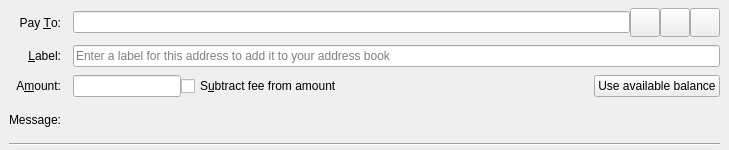
<?xml version="1.0" encoding="UTF-8"?>
<ui version="4.0">
 <class>SendCoinsEntry</class>
 <widget class="QStackedWidget" name="SendCoinsEntry">
  <property name="geometry">
   <rect>
    <x>0</x>
    <y>0</y>
    <width>729</width>
    <height>150</height>
   </rect>
  </property>
  <property name="focusPolicy">
   <enum>Qt::TabFocus</enum>
  </property>
  <property name="autoFillBackground">
   <bool>false</bool>
  </property>
  <widget class="QFrame" name="SendCoins">
   <property name="frameShape">
    <enum>QFrame::NoFrame</enum>
   </property>
   <layout class="QGridLayout" name="gridLayout">
    <property name="topMargin">
     <number>8</number>
    </property>
    <property name="bottomMargin">
     <number>4</number>
    </property>
    <property name="horizontalSpacing">
     <number>12</number>
    </property>
    <property name="verticalSpacing">
     <number>8</number>
    </property>
    <item row="0" column="0">
     <widget class="QLabel" name="payToLabel">
      <property name="text">
       <string>Pay &amp;To:</string>
      </property>
      <property name="alignment">
       <set>Qt::AlignRight|Qt::AlignTrailing|Qt::AlignVCenter</set>
      </property>
      <property name="buddy">
       <cstring>payTo</cstring>
      </property>
     </widget>
    </item>
    <item row="0" column="1">
     <layout class="QHBoxLayout" name="payToLayout">
      <property name="spacing">
       <number>0</number>
      </property>
      <item>
       <widget class="QValidatedLineEdit" name="payTo">
        <property name="toolTip">
         <string>The MCA address to send the payment to</string>
        </property>
       </widget>
      </item>
      <item>
       <widget class="QToolButton" name="addressBookButton">
        <property name="toolTip">
         <string>Choose previously used address</string>
        </property>
        <property name="text">
         <string/>
        </property>
        <property name="icon">
         <iconset resource="../bitcoin.qrc">
          <normaloff>:/icons/address-book</normaloff>:/icons/address-book</iconset>
        </property>
        <property name="iconSize">
         <size>
          <width>22</width>
          <height>22</height>
         </size>
        </property>
        <property name="shortcut">
         <string>Alt+A</string>
        </property>
       </widget>
      </item>
      <item>
       <widget class="QToolButton" name="pasteButton">
        <property name="toolTip">
         <string>Paste address from clipboard</string>
        </property>
        <property name="text">
         <string/>
        </property>
        <property name="icon">
         <iconset resource="../bitcoin.qrc">
          <normaloff>:/icons/editpaste</normaloff>:/icons/editpaste</iconset>
        </property>
        <property name="iconSize">
         <size>
          <width>22</width>
          <height>22</height>
         </size>
        </property>
        <property name="shortcut">
         <string>Alt+P</string>
        </property>
       </widget>
      </item>
      <item>
       <widget class="QToolButton" name="deleteButton">
        <property name="toolTip">
         <string>Remove this entry</string>
        </property>
        <property name="text">
         <string/>
        </property>
        <property name="icon">
         <iconset resource="../bitcoin.qrc">
          <normaloff>:/icons/remove</normaloff>:/icons/remove</iconset>
        </property>
        <property name="iconSize">
         <size>
          <width>22</width>
          <height>22</height>
         </size>
        </property>
       </widget>
      </item>
     </layout>
    </item>
    <item row="1" column="0">
     <widget class="QLabel" name="labellLabel">
      <property name="text">
       <string>&amp;Label:</string>
      </property>
      <property name="alignment">
       <set>Qt::AlignRight|Qt::AlignTrailing|Qt::AlignVCenter</set>
      </property>
      <property name="buddy">
       <cstring>addAsLabel</cstring>
      </property>
     </widget>
    </item>
    <item row="1" column="1">
     <widget class="QLineEdit" name="addAsLabel">
      <property name="toolTip">
       <string>Enter a label for this address to add it to the list of used addresses</string>
      </property>
      <property name="placeholderText">
       <string>Enter a label for this address to add it to your address book</string>
      </property>
     </widget>
    </item>
    <item row="2" column="0">
     <widget class="QLabel" name="amountLabel">
      <property name="text">
       <string>A&amp;mount:</string>
      </property>
      <property name="alignment">
       <set>Qt::AlignRight|Qt::AlignTrailing|Qt::AlignVCenter</set>
      </property>
      <property name="buddy">
       <cstring>payAmount</cstring>
      </property>
     </widget>
    </item>
    <item row="2" column="1">
     <layout class="QHBoxLayout" name="horizontalLayoutAmount" stretch="0,1,0">
      <item>
       <widget class="BitcoinAmountField" name="payAmount">
         <property name="toolTip">
          <string>The amount to send in the selected unit</string>
         </property>
       </widget>
      </item>
      <item>
       <widget class="QCheckBox" name="checkboxSubtractFeeFromAmount">
        <property name="toolTip">
         <string>The fee will be deducted from the amount being sent. The recipient will receive less bitcoins than you enter in the amount field. If multiple recipients are selected, the fee is split equally.</string>
        </property>
        <property name="text">
         <string>S&amp;ubtract fee from amount</string>
        </property>
       </widget>
      </item>
      <item>
       <widget class="QPushButton" name="useAvailableBalanceButton">
        <property name="text">
         <string>Use available balance</string>
        </property>
       </widget>
      </item>
     </layout>
    </item>
    <item row="3" column="0">
     <widget class="QLabel" name="messageLabel">
      <property name="text">
       <string>Message:</string>
      </property>
      <property name="alignment">
       <set>Qt::AlignRight|Qt::AlignTrailing|Qt::AlignVCenter</set>
      </property>
     </widget>
    </item>
    <item row="3" column="1">
     <widget class="QLabel" name="messageTextLabel">
      <property name="toolTip">
       <string/>
      </property>
      <property name="textFormat">
       <enum>Qt::PlainText</enum>
      </property>
     </widget>
    </item>
    <item row="4" column="0" colspan="2">
     <widget class="Line" name="line">
      <property name="orientation">
       <enum>Qt::Horizontal</enum>
      </property>
     </widget>
    </item>
   </layout>
  </widget>
  <widget class="QFrame" name="SendCoins_UnauthenticatedPaymentRequest">
   <property name="palette">
    <palette>
     <active>
      <colorrole role="WindowText">
       <brush brushstyle="SolidPattern">
        <color alpha="255">
         <red>0</red>
         <green>0</green>
         <blue>0</blue>
        </color>
       </brush>
      </colorrole>
      <colorrole role="Button">
       <brush brushstyle="SolidPattern">
        <color alpha="255">
         <red>255</red>
         <green>255</green>
         <blue>127</blue>
        </color>
       </brush>
      </colorrole>
      <colorrole role="Light">
       <brush brushstyle="SolidPattern">
        <color alpha="255">
         <red>255</red>
         <green>255</green>
         <blue>255</blue>
        </color>
       </brush>
      </colorrole>
      <colorrole role="Midlight">
       <brush brushstyle="SolidPattern">
        <color alpha="255">
         <red>255</red>
         <green>255</green>
         <blue>191</blue>
        </color>
       </brush>
      </colorrole>
      <colorrole role="Dark">
       <brush brushstyle="SolidPattern">
        <color alpha="255">
         <red>127</red>
         <green>127</green>
         <blue>63</blue>
        </color>
       </brush>
      </colorrole>
      <colorrole role="Mid">
       <brush brushstyle="SolidPattern">
        <color alpha="255">
         <red>170</red>
         <green>170</green>
         <blue>84</blue>
        </color>
       </brush>
      </colorrole>
      <colorrole role="Text">
       <brush brushstyle="SolidPattern">
        <color alpha="255">
         <red>0</red>
         <green>0</green>
         <blue>0</blue>
        </color>
       </brush>
      </colorrole>
      <colorrole role="BrightText">
       <brush brushstyle="SolidPattern">
        <color alpha="255">
         <red>255</red>
         <green>255</green>
         <blue>255</blue>
        </color>
       </brush>
      </colorrole>
      <colorrole role="ButtonText">
       <brush brushstyle="SolidPattern">
        <color alpha="255">
         <red>0</red>
         <green>0</green>
         <blue>0</blue>
        </color>
       </brush>
      </colorrole>
      <colorrole role="Base">
       <brush brushstyle="SolidPattern">
        <color alpha="255">
         <red>255</red>
         <green>255</green>
         <blue>255</blue>
        </color>
       </brush>
      </colorrole>
      <colorrole role="Window">
       <brush brushstyle="SolidPattern">
        <color alpha="255">
         <red>255</red>
         <green>255</green>
         <blue>127</blue>
        </color>
       </brush>
      </colorrole>
      <colorrole role="Shadow">
       <brush brushstyle="SolidPattern">
        <color alpha="255">
         <red>0</red>
         <green>0</green>
         <blue>0</blue>
        </color>
       </brush>
      </colorrole>
      <colorrole role="AlternateBase">
       <brush brushstyle="SolidPattern">
        <color alpha="255">
         <red>255</red>
         <green>255</green>
         <blue>191</blue>
        </color>
       </brush>
      </colorrole>
      <colorrole role="ToolTipBase">
       <brush brushstyle="SolidPattern">
        <color alpha="255">
         <red>255</red>
         <green>255</green>
         <blue>220</blue>
        </color>
       </brush>
      </colorrole>
      <colorrole role="ToolTipText">
       <brush brushstyle="SolidPattern">
        <color alpha="255">
         <red>0</red>
         <green>0</green>
         <blue>0</blue>
        </color>
       </brush>
      </colorrole>
     </active>
     <inactive>
      <colorrole role="WindowText">
       <brush brushstyle="SolidPattern">
        <color alpha="255">
         <red>0</red>
         <green>0</green>
         <blue>0</blue>
        </color>
       </brush>
      </colorrole>
      <colorrole role="Button">
       <brush brushstyle="SolidPattern">
        <color alpha="255">
         <red>255</red>
         <green>255</green>
         <blue>127</blue>
        </color>
       </brush>
      </colorrole>
      <colorrole role="Light">
       <brush brushstyle="SolidPattern">
        <color alpha="255">
         <red>255</red>
         <green>255</green>
         <blue>255</blue>
        </color>
       </brush>
      </colorrole>
      <colorrole role="Midlight">
       <brush brushstyle="SolidPattern">
        <color alpha="255">
         <red>255</red>
         <green>255</green>
         <blue>191</blue>
        </color>
       </brush>
      </colorrole>
      <colorrole role="Dark">
       <brush brushstyle="SolidPattern">
        <color alpha="255">
         <red>127</red>
         <green>127</green>
         <blue>63</blue>
        </color>
       </brush>
      </colorrole>
      <colorrole role="Mid">
       <brush brushstyle="SolidPattern">
        <color alpha="255">
         <red>170</red>
         <green>170</green>
         <blue>84</blue>
        </color>
       </brush>
      </colorrole>
      <colorrole role="Text">
       <brush brushstyle="SolidPattern">
        <color alpha="255">
         <red>0</red>
         <green>0</green>
         <blue>0</blue>
        </color>
       </brush>
      </colorrole>
      <colorrole role="BrightText">
       <brush brushstyle="SolidPattern">
        <color alpha="255">
         <red>255</red>
         <green>255</green>
         <blue>255</blue>
        </color>
       </brush>
      </colorrole>
      <colorrole role="ButtonText">
       <brush brushstyle="SolidPattern">
        <color alpha="255">
         <red>0</red>
         <green>0</green>
         <blue>0</blue>
        </color>
       </brush>
      </colorrole>
      <colorrole role="Base">
       <brush brushstyle="SolidPattern">
        <color alpha="255">
         <red>255</red>
         <green>255</green>
         <blue>255</blue>
        </color>
       </brush>
      </colorrole>
      <colorrole role="Window">
       <brush brushstyle="SolidPattern">
        <color alpha="255">
         <red>255</red>
         <green>255</green>
         <blue>127</blue>
        </color>
       </brush>
      </colorrole>
      <colorrole role="Shadow">
       <brush brushstyle="SolidPattern">
        <color alpha="255">
         <red>0</red>
         <green>0</green>
         <blue>0</blue>
        </color>
       </brush>
      </colorrole>
      <colorrole role="AlternateBase">
       <brush brushstyle="SolidPattern">
        <color alpha="255">
         <red>255</red>
         <green>255</green>
         <blue>191</blue>
        </color>
       </brush>
      </colorrole>
      <colorrole role="ToolTipBase">
       <brush brushstyle="SolidPattern">
        <color alpha="255">
         <red>255</red>
         <green>255</green>
         <blue>220</blue>
        </color>
       </brush>
      </colorrole>
      <colorrole role="ToolTipText">
       <brush brushstyle="SolidPattern">
        <color alpha="255">
         <red>0</red>
         <green>0</green>
         <blue>0</blue>
        </color>
       </brush>
      </colorrole>
     </inactive>
     <disabled>
      <colorrole role="WindowText">
       <brush brushstyle="SolidPattern">
        <color alpha="255">
         <red>127</red>
         <green>127</green>
         <blue>63</blue>
        </color>
       </brush>
      </colorrole>
      <colorrole role="Button">
       <brush brushstyle="SolidPattern">
        <color alpha="255">
         <red>255</red>
         <green>255</green>
         <blue>127</blue>
        </color>
       </brush>
      </colorrole>
      <colorrole role="Light">
       <brush brushstyle="SolidPattern">
        <color alpha="255">
         <red>255</red>
         <green>255</green>
         <blue>255</blue>
        </color>
       </brush>
      </colorrole>
      <colorrole role="Midlight">
       <brush brushstyle="SolidPattern">
        <color alpha="255">
         <red>255</red>
         <green>255</green>
         <blue>191</blue>
        </color>
       </brush>
      </colorrole>
      <colorrole role="Dark">
       <brush brushstyle="SolidPattern">
        <color alpha="255">
         <red>127</red>
         <green>127</green>
         <blue>63</blue>
        </color>
       </brush>
      </colorrole>
      <colorrole role="Mid">
       <brush brushstyle="SolidPattern">
        <color alpha="255">
         <red>170</red>
         <green>170</green>
         <blue>84</blue>
        </color>
       </brush>
      </colorrole>
      <colorrole role="Text">
       <brush brushstyle="SolidPattern">
        <color alpha="255">
         <red>127</red>
         <green>127</green>
         <blue>63</blue>
        </color>
       </brush>
      </colorrole>
      <colorrole role="BrightText">
       <brush brushstyle="SolidPattern">
        <color alpha="255">
         <red>255</red>
         <green>255</green>
         <blue>255</blue>
        </color>
       </brush>
      </colorrole>
      <colorrole role="ButtonText">
       <brush brushstyle="SolidPattern">
        <color alpha="255">
         <red>127</red>
         <green>127</green>
         <blue>63</blue>
        </color>
       </brush>
      </colorrole>
      <colorrole role="Base">
       <brush brushstyle="SolidPattern">
        <color alpha="255">
         <red>255</red>
         <green>255</green>
         <blue>127</blue>
        </color>
       </brush>
      </colorrole>
      <colorrole role="Window">
       <brush brushstyle="SolidPattern">
        <color alpha="255">
         <red>255</red>
         <green>255</green>
         <blue>127</blue>
        </color>
       </brush>
      </colorrole>
      <colorrole role="Shadow">
       <brush brushstyle="SolidPattern">
        <color alpha="255">
         <red>0</red>
         <green>0</green>
         <blue>0</blue>
        </color>
       </brush>
      </colorrole>
      <colorrole role="AlternateBase">
       <brush brushstyle="SolidPattern">
        <color alpha="255">
         <red>255</red>
         <green>255</green>
         <blue>127</blue>
        </color>
       </brush>
      </colorrole>
      <colorrole role="ToolTipBase">
       <brush brushstyle="SolidPattern">
        <color alpha="255">
         <red>255</red>
         <green>255</green>
         <blue>220</blue>
        </color>
       </brush>
      </colorrole>
      <colorrole role="ToolTipText">
       <brush brushstyle="SolidPattern">
        <color alpha="255">
         <red>0</red>
         <green>0</green>
         <blue>0</blue>
        </color>
       </brush>
      </colorrole>
     </disabled>
    </palette>
   </property>
   <property name="toolTip">
    <string>This is an unauthenticated payment request.</string>
   </property>
   <property name="autoFillBackground">
    <bool>true</bool>
   </property>
   <property name="frameShape">
    <enum>QFrame::NoFrame</enum>
   </property>
   <layout class="QGridLayout" name="gridLayout_is">
    <property name="spacing">
     <number>12</number>
    </property>
    <item row="0" column="0">
     <widget class="QLabel" name="payToLabel_is">
      <property name="text">
       <string>Pay To:</string>
      </property>
      <property name="alignment">
       <set>Qt::AlignRight|Qt::AlignTrailing|Qt::AlignVCenter</set>
      </property>
     </widget>
    </item>
    <item row="0" column="1">
     <layout class="QHBoxLayout" name="payToLayout_is">
      <property name="spacing">
       <number>0</number>
      </property>
      <item>
       <widget class="QLabel" name="payTo_is"/>
      </item>
      <item>
       <widget class="QToolButton" name="deleteButton_is">
        <property name="toolTip">
         <string>Remove this entry</string>
        </property>
        <property name="text">
         <string/>
        </property>
        <property name="icon">
         <iconset resource="../bitcoin.qrc">
          <normaloff>:/icons/remove</normaloff>:/icons/remove</iconset>
        </property>
       </widget>
      </item>
     </layout>
    </item>
    <item row="1" column="0">
     <widget class="QLabel" name="memoLabel_is">
      <property name="text">
       <string>Memo:</string>
      </property>
      <property name="alignment">
       <set>Qt::AlignRight|Qt::AlignTrailing|Qt::AlignVCenter</set>
      </property>
     </widget>
    </item>
    <item row="1" column="1">
     <widget class="QLabel" name="memoTextLabel_is">
      <property name="textFormat">
       <enum>Qt::PlainText</enum>
      </property>
     </widget>
    </item>
    <item row="2" column="0">
     <widget class="QLabel" name="amountLabel_is">
      <property name="text">
       <string>A&amp;mount:</string>
      </property>
      <property name="alignment">
       <set>Qt::AlignRight|Qt::AlignTrailing|Qt::AlignVCenter</set>
      </property>
      <property name="buddy">
       <cstring>payAmount_is</cstring>
      </property>
     </widget>
    </item>
    <item row="2" column="1">
     <widget class="BitcoinAmountField" name="payAmount_is">
      <property name="acceptDrops">
       <bool>false</bool>
      </property>
     </widget>
    </item>
   </layout>
  </widget>
  <widget class="QFrame" name="SendCoins_AuthenticatedPaymentRequest">
   <property name="palette">
    <palette>
     <active>
      <colorrole role="WindowText">
       <brush brushstyle="SolidPattern">
        <color alpha="255">
         <red>0</red>
         <green>0</green>
         <blue>0</blue>
        </color>
       </brush>
      </colorrole>
      <colorrole role="Button">
       <brush brushstyle="SolidPattern">
        <color alpha="255">
         <red>140</red>
         <green>232</green>
         <blue>119</blue>
        </color>
       </brush>
      </colorrole>
      <colorrole role="Light">
       <brush brushstyle="SolidPattern">
        <color alpha="255">
         <red>230</red>
         <green>255</green>
         <blue>224</blue>
        </color>
       </brush>
      </colorrole>
      <colorrole role="Midlight">
       <brush brushstyle="SolidPattern">
        <color alpha="255">
         <red>185</red>
         <green>243</green>
         <blue>171</blue>
        </color>
       </brush>
      </colorrole>
      <colorrole role="Dark">
       <brush brushstyle="SolidPattern">
        <color alpha="255">
         <red>70</red>
         <green>116</green>
         <blue>59</blue>
        </color>
       </brush>
      </colorrole>
      <colorrole role="Mid">
       <brush brushstyle="SolidPattern">
        <color alpha="255">
         <red>93</red>
         <green>155</green>
         <blue>79</blue>
        </color>
       </brush>
      </colorrole>
      <colorrole role="Text">
       <brush brushstyle="SolidPattern">
        <color alpha="255">
         <red>0</red>
         <green>0</green>
         <blue>0</blue>
        </color>
       </brush>
      </colorrole>
      <colorrole role="BrightText">
       <brush brushstyle="SolidPattern">
        <color alpha="255">
         <red>155</red>
         <green>255</green>
         <blue>147</blue>
        </color>
       </brush>
      </colorrole>
      <colorrole role="ButtonText">
       <brush brushstyle="SolidPattern">
        <color alpha="255">
         <red>0</red>
         <green>0</green>
         <blue>0</blue>
        </color>
       </brush>
      </colorrole>
      <colorrole role="Base">
       <brush brushstyle="SolidPattern">
        <color alpha="255">
         <red>119</red>
         <green>255</green>
         <blue>233</blue>
        </color>
       </brush>
      </colorrole>
      <colorrole role="Window">
       <brush brushstyle="SolidPattern">
        <color alpha="255">
         <red>140</red>
         <green>232</green>
         <blue>119</blue>
        </color>
       </brush>
      </colorrole>
      <colorrole role="Shadow">
       <brush brushstyle="SolidPattern">
        <color alpha="255">
         <red>0</red>
         <green>0</green>
         <blue>0</blue>
        </color>
       </brush>
      </colorrole>
      <colorrole role="AlternateBase">
       <brush brushstyle="SolidPattern">
        <color alpha="255">
         <red>197</red>
         <green>243</green>
         <blue>187</blue>
        </color>
       </brush>
      </colorrole>
      <colorrole role="NoRole">
       <brush brushstyle="SolidPattern">
        <color alpha="255">
         <red>125</red>
         <green>194</green>
         <blue>122</blue>
        </color>
       </brush>
      </colorrole>
      <colorrole role="ToolTipBase">
       <brush brushstyle="SolidPattern">
        <color alpha="255">
         <red>255</red>
         <green>255</green>
         <blue>220</blue>
        </color>
       </brush>
      </colorrole>
      <colorrole role="ToolTipText">
       <brush brushstyle="SolidPattern">
        <color alpha="255">
         <red>0</red>
         <green>0</green>
         <blue>0</blue>
        </color>
       </brush>
      </colorrole>
     </active>
     <inactive>
      <colorrole role="WindowText">
       <brush brushstyle="SolidPattern">
        <color alpha="255">
         <red>0</red>
         <green>0</green>
         <blue>0</blue>
        </color>
       </brush>
      </colorrole>
      <colorrole role="Button">
       <brush brushstyle="SolidPattern">
        <color alpha="255">
         <red>140</red>
         <green>232</green>
         <blue>119</blue>
        </color>
       </brush>
      </colorrole>
      <colorrole role="Light">
       <brush brushstyle="SolidPattern">
        <color alpha="255">
         <red>230</red>
         <green>255</green>
         <blue>224</blue>
        </color>
       </brush>
      </colorrole>
      <colorrole role="Midlight">
       <brush brushstyle="SolidPattern">
        <color alpha="255">
         <red>185</red>
         <green>243</green>
         <blue>171</blue>
        </color>
       </brush>
      </colorrole>
      <colorrole role="Dark">
       <brush brushstyle="SolidPattern">
        <color alpha="255">
         <red>70</red>
         <green>116</green>
         <blue>59</blue>
        </color>
       </brush>
      </colorrole>
      <colorrole role="Mid">
       <brush brushstyle="SolidPattern">
        <color alpha="255">
         <red>93</red>
         <green>155</green>
         <blue>79</blue>
        </color>
       </brush>
      </colorrole>
      <colorrole role="Text">
       <brush brushstyle="SolidPattern">
        <color alpha="255">
         <red>0</red>
         <green>0</green>
         <blue>0</blue>
        </color>
       </brush>
      </colorrole>
      <colorrole role="BrightText">
       <brush brushstyle="SolidPattern">
        <color alpha="255">
         <red>155</red>
         <green>255</green>
         <blue>147</blue>
        </color>
       </brush>
      </colorrole>
      <colorrole role="ButtonText">
       <brush brushstyle="SolidPattern">
        <color alpha="255">
         <red>0</red>
         <green>0</green>
         <blue>0</blue>
        </color>
       </brush>
      </colorrole>
      <colorrole role="Base">
       <brush brushstyle="SolidPattern">
        <color alpha="255">
         <red>119</red>
         <green>255</green>
         <blue>233</blue>
        </color>
       </brush>
      </colorrole>
      <colorrole role="Window">
       <brush brushstyle="SolidPattern">
        <color alpha="255">
         <red>140</red>
         <green>232</green>
         <blue>119</blue>
        </color>
       </brush>
      </colorrole>
      <colorrole role="Shadow">
       <brush brushstyle="SolidPattern">
        <color alpha="255">
         <red>0</red>
         <green>0</green>
         <blue>0</blue>
        </color>
       </brush>
      </colorrole>
      <colorrole role="AlternateBase">
       <brush brushstyle="SolidPattern">
        <color alpha="255">
         <red>197</red>
         <green>243</green>
         <blue>187</blue>
        </color>
       </brush>
      </colorrole>
      <colorrole role="NoRole">
       <brush brushstyle="SolidPattern">
        <color alpha="255">
         <red>125</red>
         <green>194</green>
         <blue>122</blue>
        </color>
       </brush>
      </colorrole>
      <colorrole role="ToolTipBase">
       <brush brushstyle="SolidPattern">
        <color alpha="255">
         <red>255</red>
         <green>255</green>
         <blue>220</blue>
        </color>
       </brush>
      </colorrole>
      <colorrole role="ToolTipText">
       <brush brushstyle="SolidPattern">
        <color alpha="255">
         <red>0</red>
         <green>0</green>
         <blue>0</blue>
        </color>
       </brush>
      </colorrole>
     </inactive>
     <disabled>
      <colorrole role="WindowText">
       <brush brushstyle="SolidPattern">
        <color alpha="255">
         <red>70</red>
         <green>116</green>
         <blue>59</blue>
        </color>
       </brush>
      </colorrole>
      <colorrole role="Button">
       <brush brushstyle="SolidPattern">
        <color alpha="255">
         <red>140</red>
         <green>232</green>
         <blue>119</blue>
        </color>
       </brush>
      </colorrole>
      <colorrole role="Light">
       <brush brushstyle="SolidPattern">
        <color alpha="255">
         <red>230</red>
         <green>255</green>
         <blue>224</blue>
        </color>
       </brush>
      </colorrole>
      <colorrole role="Midlight">
       <brush brushstyle="SolidPattern">
        <color alpha="255">
         <red>185</red>
         <green>243</green>
         <blue>171</blue>
        </color>
       </brush>
      </colorrole>
      <colorrole role="Dark">
       <brush brushstyle="SolidPattern">
        <color alpha="255">
         <red>70</red>
         <green>116</green>
         <blue>59</blue>
        </color>
       </brush>
      </colorrole>
      <colorrole role="Mid">
       <brush brushstyle="SolidPattern">
        <color alpha="255">
         <red>93</red>
         <green>155</green>
         <blue>79</blue>
        </color>
       </brush>
      </colorrole>
      <colorrole role="Text">
       <brush brushstyle="SolidPattern">
        <color alpha="255">
         <red>70</red>
         <green>116</green>
         <blue>59</blue>
        </color>
       </brush>
      </colorrole>
      <colorrole role="BrightText">
       <brush brushstyle="SolidPattern">
        <color alpha="255">
         <red>155</red>
         <green>255</green>
         <blue>147</blue>
        </color>
       </brush>
      </colorrole>
      <colorrole role="ButtonText">
       <brush brushstyle="SolidPattern">
        <color alpha="255">
         <red>70</red>
         <green>116</green>
         <blue>59</blue>
        </color>
       </brush>
      </colorrole>
      <colorrole role="Base">
       <brush brushstyle="SolidPattern">
        <color alpha="255">
         <red>140</red>
         <green>232</green>
         <blue>119</blue>
        </color>
       </brush>
      </colorrole>
      <colorrole role="Window">
       <brush brushstyle="SolidPattern">
        <color alpha="255">
         <red>140</red>
         <green>232</green>
         <blue>119</blue>
        </color>
       </brush>
      </colorrole>
      <colorrole role="Shadow">
       <brush brushstyle="SolidPattern">
        <color alpha="255">
         <red>0</red>
         <green>0</green>
         <blue>0</blue>
        </color>
       </brush>
      </colorrole>
      <colorrole role="AlternateBase">
       <brush brushstyle="SolidPattern">
        <color alpha="255">
         <red>140</red>
         <green>232</green>
         <blue>119</blue>
        </color>
       </brush>
      </colorrole>
      <colorrole role="NoRole">
       <brush brushstyle="SolidPattern">
        <color alpha="255">
         <red>125</red>
         <green>194</green>
         <blue>122</blue>
        </color>
       </brush>
      </colorrole>
      <colorrole role="ToolTipBase">
       <brush brushstyle="SolidPattern">
        <color alpha="255">
         <red>255</red>
         <green>255</green>
         <blue>220</blue>
        </color>
       </brush>
      </colorrole>
      <colorrole role="ToolTipText">
       <brush brushstyle="SolidPattern">
        <color alpha="255">
         <red>0</red>
         <green>0</green>
         <blue>0</blue>
        </color>
       </brush>
      </colorrole>
     </disabled>
    </palette>
   </property>
   <property name="toolTip">
    <string>This is an authenticated payment request.</string>
   </property>
   <property name="autoFillBackground">
    <bool>true</bool>
   </property>
   <property name="frameShape">
    <enum>QFrame::NoFrame</enum>
   </property>
   <layout class="QGridLayout" name="gridLayout_s">
    <property name="spacing">
     <number>12</number>
    </property>
    <item row="0" column="0">
     <widget class="QLabel" name="payToLabel_s">
      <property name="text">
       <string>Pay To:</string>
      </property>
      <property name="alignment">
       <set>Qt::AlignRight|Qt::AlignTrailing|Qt::AlignVCenter</set>
      </property>
     </widget>
    </item>
    <item row="0" column="1">
     <layout class="QHBoxLayout" name="payToLayout_s">
      <property name="spacing">
       <number>0</number>
      </property>
      <item>
       <widget class="QLabel" name="payTo_s">
        <property name="textFormat">
         <enum>Qt::PlainText</enum>
        </property>
       </widget>
      </item>
      <item>
       <widget class="QToolButton" name="deleteButton_s">
        <property name="toolTip">
         <string>Remove this entry</string>
        </property>
        <property name="text">
         <string/>
        </property>
        <property name="icon">
         <iconset resource="../bitcoin.qrc">
          <normaloff>:/icons/remove</normaloff>:/icons/remove</iconset>
        </property>
       </widget>
      </item>
     </layout>
    </item>
    <item row="1" column="0">
     <widget class="QLabel" name="memoLabel_s">
      <property name="text">
       <string>Memo:</string>
      </property>
      <property name="alignment">
       <set>Qt::AlignRight|Qt::AlignTrailing|Qt::AlignVCenter</set>
      </property>
     </widget>
    </item>
    <item row="1" column="1">
     <widget class="QLabel" name="memoTextLabel_s">
      <property name="textFormat">
       <enum>Qt::PlainText</enum>
      </property>
     </widget>
    </item>
    <item row="2" column="0">
     <widget class="QLabel" name="amountLabel_s">
      <property name="text">
       <string>A&amp;mount:</string>
      </property>
      <property name="alignment">
       <set>Qt::AlignRight|Qt::AlignTrailing|Qt::AlignVCenter</set>
      </property>
      <property name="buddy">
       <cstring>payAmount_s</cstring>
      </property>
     </widget>
    </item>
    <item row="2" column="1">
     <widget class="BitcoinAmountField" name="payAmount_s">
      <property name="acceptDrops">
       <bool>false</bool>
      </property>
     </widget>
    </item>
   </layout>
  </widget>
 </widget>
 <customwidgets>
  <customwidget>
   <class>QValidatedLineEdit</class>
   <extends>QLineEdit</extends>
   <header>qt/qvalidatedlineedit.h</header>
  </customwidget>
  <customwidget>
   <class>BitcoinAmountField</class>
   <extends>QLineEdit</extends>
   <header>qt/bitcoinamountfield.h</header>
   <container>1</container>
  </customwidget>
 </customwidgets>
 <tabstops>
  <tabstop>payTo</tabstop>
  <tabstop>addressBookButton</tabstop>
  <tabstop>pasteButton</tabstop>
  <tabstop>deleteButton</tabstop>
  <tabstop>addAsLabel</tabstop>
  <tabstop>payAmount</tabstop>
  <tabstop>payAmount_is</tabstop>
  <tabstop>deleteButton_is</tabstop>
  <tabstop>payAmount_s</tabstop>
  <tabstop>deleteButton_s</tabstop>
 </tabstops>
 <resources>
  <include location="../bitcoin.qrc"/>
 </resources>
 <connections/>
</ui>
